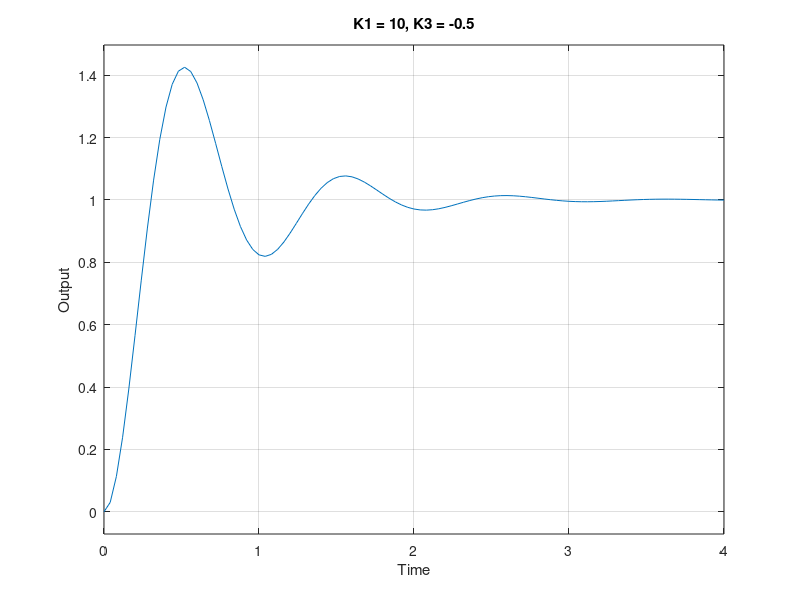

MATLAB code for this plot:
clc;
clear all;
close all;

%% Variable
% BASE
Kg = 33.3; % total gear ratio
Km = 0.0401; % motor constant (Nm/amp)
Rm = 19.2; % armature resistance (ohms)
K_ptheta = [10, 20, 5, 10, 10, 10];
K_dtheta = [0, 0, 0, 1, -1, -0.5];

% RIGID ARM
J_hub = 0.0005; % base inertia (Kgm^2)
J_extra = 0.2*0.2794^2; % extra mass (Kgm^2)
J_load = 0.0015; % load inertia of bar (Kgm^2)
J = J_hub + J_load + J_extra; % total inertia (Kgm^2)

%% Equations, Closed Loop System and Step Response
figure;
for i = 1:length(K_ptheta)
    n1 = (K_ptheta(i)*Kg*Km) / (J*Rm);
    d2 = 1;
    d1 = (Kg^2*Km^2) / (J*Rm) + (K_dtheta(i)*Kg*Km) / (J*Rm);
    d0 = (K_ptheta(i)*Kg*Km) / (J*Rm);
    
    num = n1;
    den = [d2 d1 d0];
    sysTF = tf(num, den);
    
    subplot(3, 2, i);
    step(sysTF);
    title(['K1 = ', num2str(K_ptheta(i)), ', K3 = ', num2str(K_dtheta(i))]);
    xlabel('Time');
    ylabel('Output');
    grid on;
end
